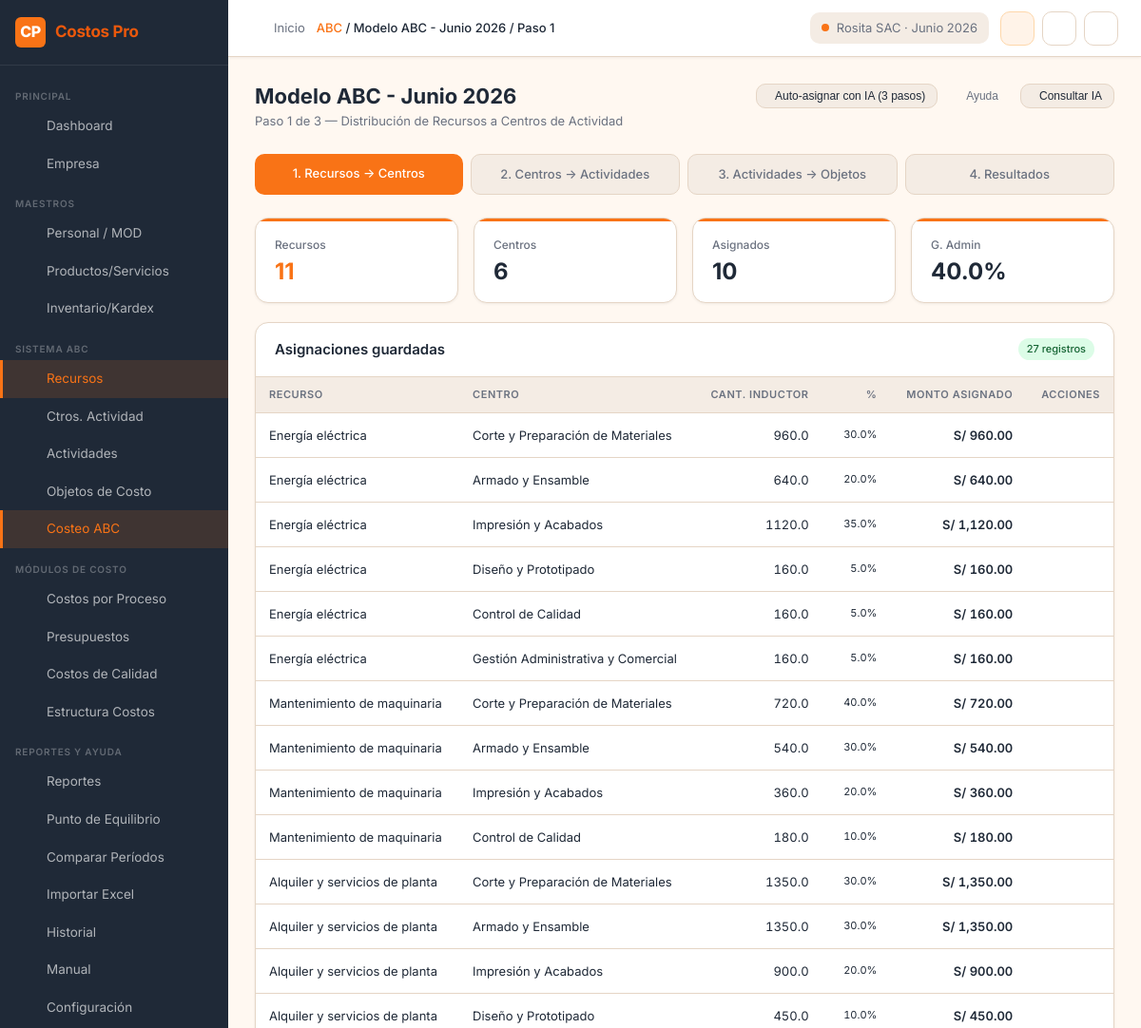
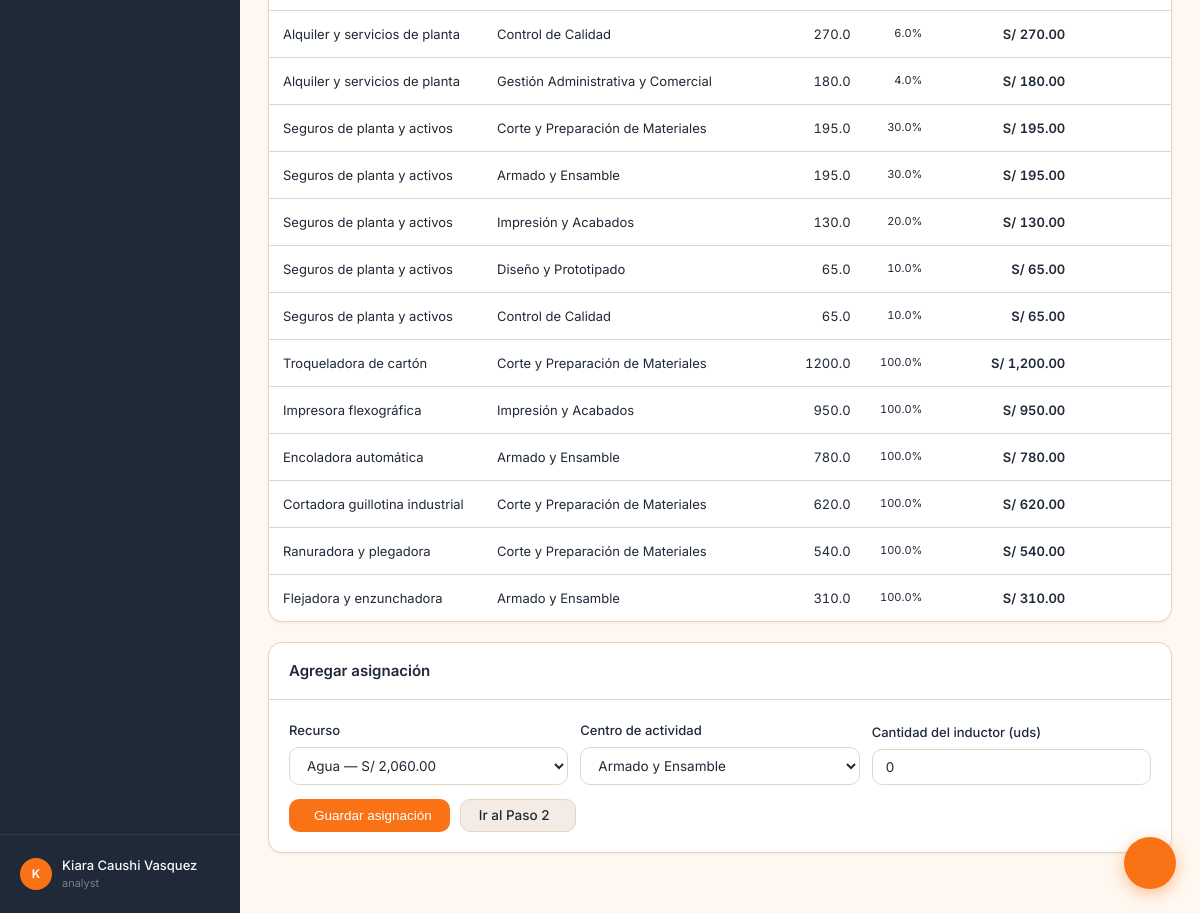
Page /abc/2/step1 (signed in) on the committed database (2 pictures, top to bottom).
### tables this page shows
CREATE TABLE abc_models (
    id INTEGER PRIMARY KEY AUTOINCREMENT,
    company_id INTEGER NOT NULL,
    period_id INTEGER NOT NULL,
    name TEXT NOT NULL,
    sector TEXT,
    status TEXT DEFAULT 'borrador', -- borrador | calculado | aprobado
    admin_expense REAL DEFAULT 0,
    sales_expense REAL DEFAULT 0,
    financial_expense REAL DEFAULT 0,
    desired_margin REAL DEFAULT 0,
    calculated_at DATETIME,
    calculated_by INTEGER,
    image_path TEXT,
    notes TEXT,
    created_at DATETIME DEFAULT CURRENT_TIMESTAMP,
    FOREIGN KEY (company_id) REFERENCES companies(id) ON DELETE CASCADE,
    FOREIGN KEY (period_id) REFERENCES periods(id),
    FOREIGN KEY (calculated_by) REFERENCES users(id)
);

CREATE TABLE abc_resource_allocations (
    id INTEGER PRIMARY KEY AUTOINCREMENT,
    abc_model_id INTEGER NOT NULL,
    resource_id INTEGER NOT NULL,
    center_id INTEGER NOT NULL,
    driver_quantity REAL DEFAULT 0,   -- cantidad del inductor para este centro
    driver_percentage REAL DEFAULT 0, -- % del total del inductor
    allocated_amount REAL DEFAULT 0,  -- monto asignado
    created_at DATETIME DEFAULT CURRENT_TIMESTAMP,
    UNIQUE(abc_model_id, resource_id, center_id),
    FOREIGN KEY (abc_model_id) REFERENCES abc_models(id) ON DELETE CASCADE,
    FOREIGN KEY (resource_id) REFERENCES resources(id),
    FOREIGN KEY (center_id) REFERENCES activity_centers(id)
);

CREATE TABLE resources (
    id INTEGER PRIMARY KEY AUTOINCREMENT,
    company_id INTEGER NOT NULL,
    period_id INTEGER,
    code TEXT NOT NULL,
    name TEXT NOT NULL,
    category TEXT,               -- energia | personal | depreciacion | materiales | servicios | otros
    annual_amount REAL DEFAULT 0,
    monthly_amount REAL DEFAULT 0,
    driver_type TEXT,            -- Kw-h | m3 | horas | metros | unidades | porcentaje
    notes TEXT,
    created_at DATETIME DEFAULT CURRENT_TIMESTAMP,
    UNIQUE(company_id, period_id, code),
    FOREIGN KEY (company_id) REFERENCES companies(id) ON DELETE CASCADE,
    FOREIGN KEY (period_id) REFERENCES periods(id)
);

CREATE TABLE activity_centers (
    id INTEGER PRIMARY KEY AUTOINCREMENT,
    company_id INTEGER NOT NULL,
    period_id INTEGER,
    code TEXT NOT NULL,
    name TEXT NOT NULL,
    center_type TEXT DEFAULT 'operativo', -- estrategico | operativo | apoyo
    total_cost_annual REAL DEFAULT 0,
    total_cost_monthly REAL DEFAULT 0,
    notes TEXT,
    created_at DATETIME DEFAULT CURRENT_TIMESTAMP,
    UNIQUE(company_id, period_id, code),
    FOREIGN KEY (company_id) REFERENCES companies(id) ON DELETE CASCADE,
    FOREIGN KEY (period_id) REFERENCES periods(id)
);

### routes/abc.py (the view, shortened to what this page needs)
@abc_bp.route('/abc/<int:mid>/step1', methods=['GET', 'POST'])
@login_required
@company_required
def step1_resources(mid):
    company_id = session['company_id']
    period_id  = session.get('period_id')
    model = _get_model(mid, company_id)
    if not model:
        return redirect(url_for('abc.index'))
    resources = query_db(
        "SELECT * FROM resources WHERE company_id=? AND (period_id=? OR period_id IS NULL) ORDER BY category, name",
        (company_id, period_id)
    )
    centers = query_db(
        "SELECT * FROM activity_centers WHERE company_id=? AND (period_id=? OR period_id IS NULL) ORDER BY name",
        (company_id, period_id)
    )
    existing = query_db(
        """SELECT ara.*, r.name as res_name, ac.name as center_name
           FROM abc_resource_allocations ara
           JOIN resources r ON ara.resource_id=r.id
           JOIN activity_centers ac ON ara.center_id=ac.id
           WHERE ara.abc_model_id=?""",
        (mid,)
    )
    summary = get_model_summary(mid)
    return render_template('abc/step1_resources.html',
                           model=model, resources=resources,
                           centers=centers, existing=existing,
                           summary=summary)

### models/database.py (called while the page is built)
def get_db():
    if 'db' not in g:
        g.db = sqlite3.connect(
            current_app.config.get('DATABASE', DATABASE),
            detect_types=sqlite3.PARSE_DECLTYPES
        )
        g.db.row_factory = sqlite3.Row
        g.db.execute("PRAGMA foreign_keys = ON")
    return g.db

def query_db(query, args=(), one=False):
    cur = get_db().execute(query, args)
    rv = cur.fetchall()
    cur.close()
    return (rv[0] if rv else None) if one else rv

### routes/abc.py (called while the page is built)
def _get_model(mid, company_id):
    return query_db("SELECT * FROM abc_models WHERE id=? AND company_id=?",
                    (mid, company_id), one=True)

### routes/dashboard.py (called while the page is built)
def login_required(f):
    @wraps(f)
    def decorated(*args, **kwargs):
        if 'user_id' not in session:
            return redirect(url_for('auth.login'))
        return f(*args, **kwargs)
    return decorated

def company_required(f):
    @wraps(f)
    def decorated(*args, **kwargs):
        if 'company_id' not in session:
            return redirect(url_for('companies.select'))
        return f(*args, **kwargs)
    return decorated

### templates/abc/step1_resources.html (shortened to what this page needs)
{% extends 'base.html' %}
{% block breadcrumb %}<a href="{{ url_for('abc.index') }}">ABC</a> / {{ model.name }} / Paso 1{% endblock %}
{% block content %}
<div class="page-header">
  <div>
    <h1 class="page-title">{{ model.name }}</h1>
    <p class="page-subtitle">Paso 1 de 3 — Distribución de Recursos a Centros de Actividad</p>
  </div>
  <div class="page-actions">
    <button class="btn btn-secondary btn-sm" id="btn-ai-assign"
            onclick="asignarConIA()"
            title="La IA asigna automáticamente los 3 pasos y calcula el modelo">
       Auto-asignar con IA (3 pasos)
    </button>
    <button class="btn btn-ghost btn-sm"
            onclick="showHelpModal('Paso 1: Recursos → Centros',
              'Ingresa la cantidad del inductor que le corresponde a cada centro. El sistema calculará automáticamente el porcentaje y el monto distribuido. Ejemplo: si el recurso Energía usa Kw-h como inductor, y el Centro de Producción consume 800 Kw-h de un total de 1000, le corresponde el 80% del costo de energía.')">
       Ayuda
    </button>
    <button class="btn btn-secondary btn-sm"
            onclick="CostosChatbox.sendQuick('¿Qué inductores son adecuados para distribuir recursos energía, personal y depreciación a centros de actividad en manufactura?', 'abc')">
       Consultar IA
    </button>
  </div>
</div>
<div class="step-nav">
  <div class="step-item active">1. Recursos → Centros</div>
  <div class="step-item pending"><a href="{{ url_for('abc.step2_centers', mid=model.id) }}" style="color:inherit;text-decoration:none">2. Centros → Actividades</a></div>
  <div class="step-item pending"><a href="{{ url_for('abc.step3_objects', mid=model.id) }}" style="color:inherit;text-decoration:none">3. Actividades → Objetos</a></div>
  <div class="step-item pending">4. Resultados</div>
</div>
<div class="kpi-grid" style="grid-template-columns:repeat(4,1fr);margin-bottom:20px">
  <div class="kpi-card"><div class="kpi-label">Recursos</div><div class="kpi-value orange">{{ resources|length }}</div></div>
  <div class="kpi-card"><div class="kpi-label">Centros</div><div class="kpi-value">{{ centers|length }}</div></div>
  <div class="kpi-card"><div class="kpi-label">Asignados</div><div class="kpi-value">{{ summary.resources_assigned }}</div></div>
  <div class="kpi-card"><div class="kpi-label">G. Admin</div><div class="kpi-value">{{ model.admin_expense }}%</div></div>
</div>
{% if not resources or not centers %}
<div class="alert alert-warning">
  <i class="ti ti-alert-triangle"></i>
  {% if not resources %}Primero registra <a href="{{ url_for('resources.new') }}">Recursos</a>.{% endif %}
  {% if not centers %}Primero crea <a href="{{ url_for('activity_centers.new') }}">Centros de Actividad</a>.{% endif %}
</div>
{% else %}
{% if existing %}
<div class="card mb-2" style="margin-bottom:20px">
  <div class="card-header">
    <span class="card-title"> Asignaciones guardadas</span>
    <span class="badge badge-success">{{ existing|length }} registros</span>
  </div>
  <div class="table-wrap">
    <table class="table" style="font-size:13px">
      <thead><tr><th>Recurso</th><th>Centro</th><th class="number">Cant. inductor</th><th class="number">%</th><th class="number">Monto asignado</th><th class="actions">Acciones</th></tr></thead>
      <tbody>
        {% for e in existing %}
        <tr>
          <td>{{ e.res_name }}</td>
          <td>{{ e.center_name }}</td>
          <td class="number">{{ e.driver_quantity }}</td>
          <td class="pct-cell number">{{ e.driver_percentage | round(1) }}%</td>
          <td class="amt-cell number">{{ e.allocated_amount | currency }}</td>
          <td class="actions">
            <form method="POST" action="{{ url_for('abc.delete_step1_allocation', mid=model.id, allocation_id=e.id) }}" style="display:inline">
              <button type="submit" class="btn btn-ghost btn-sm btn-icon" data-confirm="¿Eliminar esta asignación?"></button>
            </form>
          </td>
        </tr>
        {% endfor %}
      </tbody>
    </table>
  </div>
</div>
{% endif %}
<div class="card">
  <div class="card-header">
    <span class="card-title"> Agregar asignación</span>
  </div>
  <div class="card-body">
    <div id="alloc-form" class="form-grid-3" style="align-items:flex-end;gap:12px">
      <div class="form-group mb-0">
        <label class="form-label">Recurso</label>
        <select id="sel-resource" class="form-control">
          {% for r in resources %}<option value="{{ r.id }}" data-monthly="{{ r.monthly_amount }}" data-driver="{{ r.driver_type }}">{{ r.name }} — {{ r.monthly_amount | currency }}</option>{% endfor %}
        </select>
      </div>
      <div class="form-group mb-0">
        <label class="form-label">Centro de actividad</label>
        <select id="sel-center" class="form-control">
          {% for c in centers %}<option value="{{ c.id }}">{{ c.name }}</option>{% endfor %}
        </select>
      </div>
      <div class="form-group mb-0">
        <label class="form-label">Cantidad del inductor (<span id="driver-label">uds</span>)</label>
        <input type="number" id="inp-driver" class="form-control" step="0.01" min="0" value="0">
      </div>
    </div>
    <div style="margin-top:14px;display:flex;gap:10px">
      <button class="btn btn-primary" onclick="saveAlloc()">
         Guardar asignación
      </button>
      <a href="{{ url_for('abc.step2_centers', mid=model.id) }}" class="btn btn-secondary">
        Ir al Paso 2
      </a>
    </div>
  </div>
</div>
{% endif %}
{% endblock %}

### templates/abc/step1_resources.html (style rules this page uses)
.step-nav { display:flex; gap:8px; margin-bottom:24px; }
.step-item { flex:1; padding:10px 14px; border-radius:var(--radius-md); font-size:13px; font-weight:500; text-align:center; }
.step-item.active { background:var(--primary); color:#fff; }
.step-item.pending { background:var(--bg-secondary); color:var(--text-secondary); border:1px solid var(--border); }
.pct-cell { font-size:11px; color:var(--text-secondary); }
.amt-cell { font-size:13px; font-weight:600; color:var(--primary); }

### rows in the picture
abc_models: name "Modelo ABC - Junio 2026", admin_expense "40.0"
abc_resource_allocations: res_name "Energía eléctrica", center_name "Corte y Preparación de Materiales", driver_quantity "960.0", driver_percentage "30.0", allocated_amount "S/ 960.00"
abc_resource_allocations: res_name "Energía eléctrica", center_name "Armado y Ensamble", driver_quantity "640.0", driver_percentage "20.0", allocated_amount "S/ 640.00"
abc_resource_allocations: res_name "Energía eléctrica", center_name "Impresión y Acabados", driver_quantity "1120.0", driver_percentage "35.0", allocated_amount "S/ 1,120.00"
abc_resource_allocations: res_name "Energía eléctrica", center_name "Diseño y Prototipado", driver_quantity "160.0", driver_percentage "5.0", allocated_amount "S/ 160.00"
abc_resource_allocations: res_name "Energía eléctrica", center_name "Control de Calidad", driver_quantity "160.0", driver_percentage "5.0", allocated_amount "S/ 160.00"
abc_resource_allocations: res_name "Energía eléctrica", center_name "Gestión Administrativa y Comercial", driver_quantity "160.0", driver_percentage "5.0", allocated_amount "S/ 160.00"
abc_resource_allocations: res_name "Mantenimiento de maquinaria", center_name "Corte y Preparación de Materiales", driver_quantity "720.0", driver_percentage "40.0", allocated_amount "S/ 720.00"
abc_resource_allocations: res_name "Mantenimiento de maquinaria", center_name "Armado y Ensamble", driver_quantity "540.0", driver_percentage "30.0", allocated_amount "S/ 540.00"
abc_resource_allocations: res_name "Mantenimiento de maquinaria", center_name "Impresión y Acabados", driver_quantity "360.0", driver_percentage "20.0", allocated_amount "S/ 360.00"
abc_resource_allocations: res_name "Mantenimiento de maquinaria", center_name "Control de Calidad", driver_quantity "180.0", driver_percentage "10.0", allocated_amount "S/ 180.00"
abc_resource_allocations: res_name "Alquiler y servicios de planta", center_name "Corte y Preparación de Materiales", driver_quantity "1350.0", driver_percentage "30.0", allocated_amount "S/ 1,350.00"
abc_resource_allocations: res_name "Alquiler y servicios de planta", center_name "Armado y Ensamble", driver_quantity "1350.0", driver_percentage "30.0", allocated_amount "S/ 1,350.00"
abc_resource_allocations: res_name "Alquiler y servicios de planta", center_name "Impresión y Acabados", driver_quantity "900.0", driver_percentage "20.0", allocated_amount "S/ 900.00"
abc_resource_allocations: res_name "Alquiler y servicios de planta", center_name "Diseño y Prototipado", driver_quantity "450.0", driver_percentage "10.0", allocated_amount "S/ 450.00"
abc_resource_allocations: res_name "Alquiler y servicios de planta", center_name "Control de Calidad", driver_quantity "270.0", driver_percentage "6.0", allocated_amount "S/ 270.00"
abc_resource_allocations: res_name "Alquiler y servicios de planta", center_name "Gestión Administrativa y Comercial", driver_quantity "180.0", driver_percentage "4.0", allocated_amount "S/ 180.00"
abc_resource_allocations: res_name "Seguros de planta y activos", center_name "Corte y Preparación de Materiales", driver_quantity "195.0", driver_percentage "30.0", allocated_amount "S/ 195.00"
abc_resource_allocations: res_name "Seguros de planta y activos", center_name "Armado y Ensamble", driver_quantity "195.0", driver_percentage "30.0", allocated_amount "S/ 195.00"
abc_resource_allocations: res_name "Seguros de planta y activos", center_name "Impresión y Acabados", driver_quantity "130.0", driver_percentage "20.0", allocated_amount "S/ 130.00"
abc_resource_allocations: res_name "Seguros de planta y activos", center_name "Diseño y Prototipado", driver_quantity "65.0", driver_percentage "10.0", allocated_amount "S/ 65.00"
abc_resource_allocations: res_name "Seguros de planta y activos", center_name "Control de Calidad", driver_quantity "65.0", driver_percentage "10.0", allocated_amount "S/ 65.00"
abc_resource_allocations: res_name "Troqueladora de cartón", center_name "Corte y Preparación de Materiales", driver_quantity "1200.0", driver_percentage "100.0", allocated_amount "S/ 1,200.00"
abc_resource_allocations: res_name "Impresora flexográfica", center_name "Impresión y Acabados", driver_quantity "950.0", driver_percentage "100.0", allocated_amount "S/ 950.00"
abc_resource_allocations: res_name "Encoladora automática", center_name "Armado y Ensamble", driver_quantity "780.0", driver_percentage "100.0", allocated_amount "S/ 780.00"
abc_resource_allocations: res_name "Cortadora guillotina industrial", center_name "Corte y Preparación de Materiales", driver_quantity "620.0", driver_percentage "100.0", allocated_amount "S/ 620.00"
abc_resource_allocations: res_name "Ranuradora y plegadora", center_name "Corte y Preparación de Materiales", driver_quantity "540.0", driver_percentage "100.0", allocated_amount "S/ 540.00"
abc_resource_allocations: res_name "Flejadora y enzunchadora", center_name "Armado y Ensamble", driver_quantity "310.0", driver_percentage "100.0", allocated_amount "S/ 310.00"

### other values in the picture
{{ (current_user_name or 'U')[0].upper() }} "K"
{{ current_user_name or 'Usuario' }} "Kiara Caushi Vasquez"
{{ current_user_role or 'analista' }} "analyst"
{{ current_company }} "Rosita SAC"
{{ current_period }} "Junio 2026"
{{ resources|length }} "11"
{{ centers|length }} "6"
{{ summary.resources_assigned }} "10"
{{ existing|length }} "27"
form field value "Agua — S/ 2,060.00"
form field value "Armado y Ensamble"
